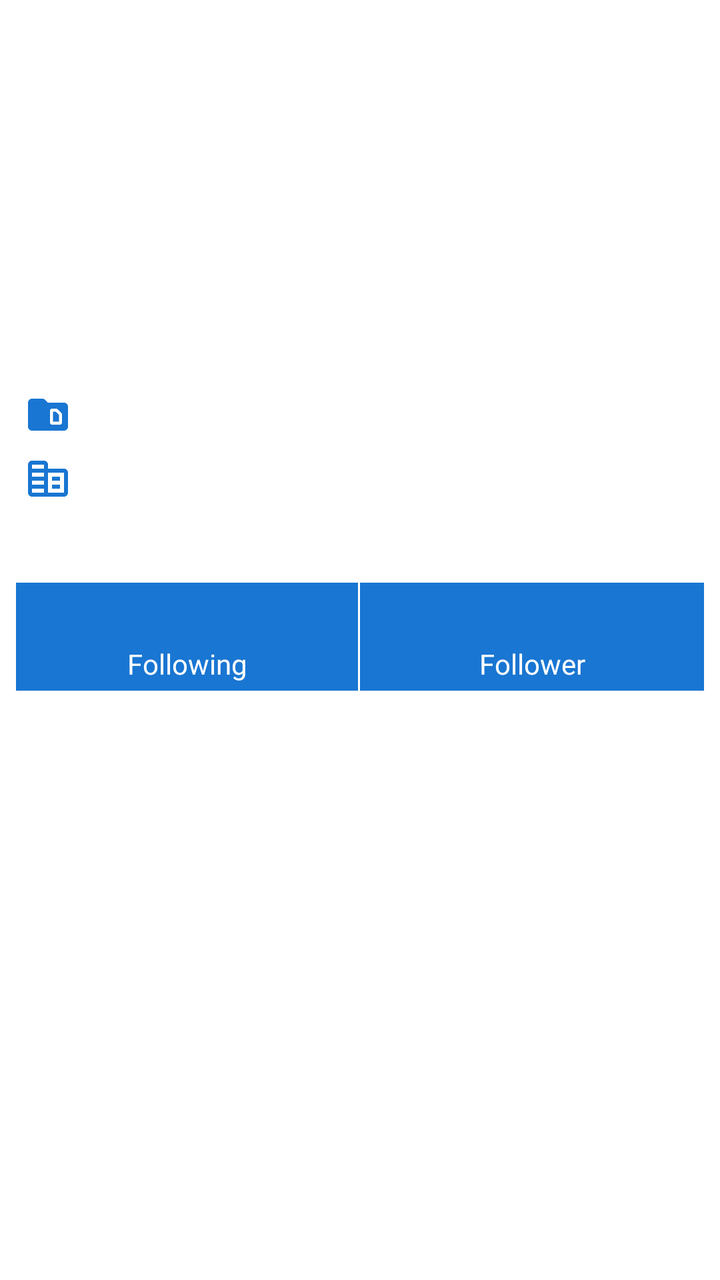
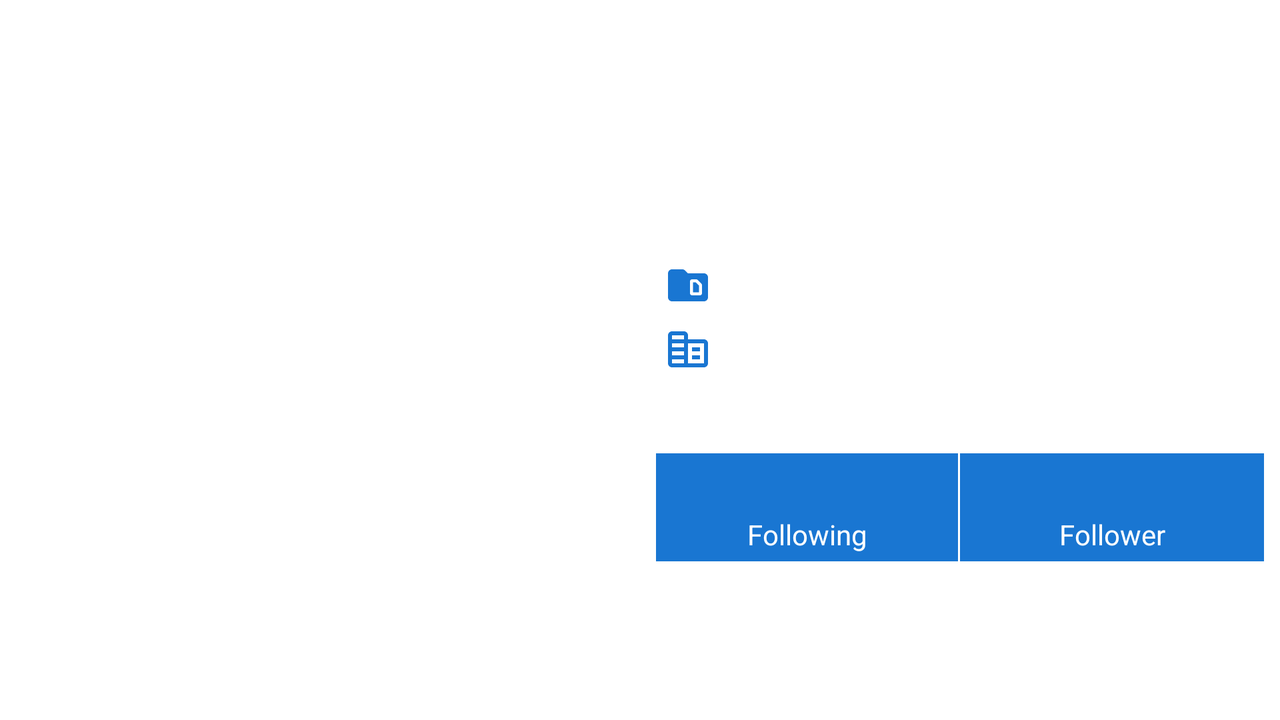

One screen, two layout resources from the same app: the default and the repository's alternative for another configuration. Each is rendered where Android would select it; the XML of both is given below.
<!-- AndroidManifest.xml: application theme Theme.BFAASubmission1 -->
<!-- res/layout/activity_detail.xml -->
<?xml version="1.0" encoding="utf-8"?>
<RelativeLayout
    xmlns:android="http://schemas.android.com/apk/res/android"
    xmlns:tools="http://schemas.android.com/tools"
    android:layout_width="match_parent"
    android:layout_height="match_parent"
    tools:context=".DetailActivity">

    <ImageView
        android:id="@+id/detail_avatar"
        android:layout_width="@dimen/_120"
        android:layout_height="@dimen/_120"
        android:layout_margin="@dimen/_8"
        android:layout_centerHorizontal="true"
        android:contentDescription="@string/item_avatar" />

    <LinearLayout
        android:layout_width="match_parent"
        android:layout_height="wrap_content"
        android:orientation="vertical"
        android:padding="@dimen/_8"
        android:layout_below="@+id/detail_avatar">
        <TextView
            android:id="@+id/detail_name"
            style="@style/detailText"
            android:textStyle="bold"
            android:layout_gravity="center"/>

        <TextView
            android:id="@+id/detail_username"
            style="@style/detailText"
            android:textStyle="italic"
            android:layout_gravity="center"/>

        <RelativeLayout
            android:layout_width="match_parent"
            android:layout_height="wrap_content"
            android:padding="@dimen/_4">
            <ImageView
                android:id="@+id/detail_img_repo"
                android:layout_width="@dimen/_24"
                android:layout_height="@dimen/_24"
                android:layout_alignParentStart="true"
                android:layout_marginTop="@dimen/_4"
                android:contentDescription="@string/key_location"
                android:src="@drawable/ic_repo" />

            <TextView
                android:id="@+id/detail_repo"
                android:layout_width="match_parent"
                android:layout_height="wrap_content"
                android:layout_alignBaseline="@+id/detail_img_repo"
                android:layout_marginStart="@dimen/_8"
                android:layout_marginTop="@dimen/_4"
                android:layout_toEndOf="@+id/detail_img_repo"/>
        </RelativeLayout>

        <RelativeLayout
            android:layout_width="match_parent"
            android:layout_height="wrap_content"
            android:padding="@dimen/_4">

            <ImageView
                android:id="@+id/detail_img_company"
                android:layout_width="@dimen/_24"
                android:layout_height="@dimen/_24"
                android:layout_alignParentStart="true"
                android:contentDescription="@string/key_location"
                android:src="@drawable/ic_company" />

            <TextView
                android:id="@+id/detail_company"
                android:layout_width="match_parent"
                android:layout_height="wrap_content"
                android:layout_alignBaseline="@+id/detail_img_company"
                android:layout_marginStart="@dimen/_8"
                android:layout_toEndOf="@+id/detail_img_company"/>

        </RelativeLayout>

        <RelativeLayout
            android:layout_width="match_parent"
            android:layout_height="wrap_content"
            android:padding="@dimen/_4">
            <ImageView
                android:id="@+id/detail_img_location"
                android:layout_width="@dimen/_24"
                android:layout_height="@dimen/_24"
                android:layout_alignParentStart="true"
                android:layout_marginTop="@dimen/_4"
                android:contentDescription="@string/key_location"
                android:src="@drawable/ic_location_on" />

            <TextView
                android:id="@+id/detail_location"
                android:layout_width="match_parent"
                android:layout_height="wrap_content"
                android:layout_alignBaseline="@+id/detail_img_location"
                android:layout_marginStart="@dimen/_8"
                android:layout_marginTop="@dimen/_4"
                android:layout_toEndOf="@+id/detail_img_location"/>
        </RelativeLayout>

        <LinearLayout
            android:layout_width="match_parent"
            android:layout_height="wrap_content"
            android:weightSum="2"
            android:orientation="horizontal"
            android:baselineAligned="false">

            <LinearLayout
                android:layout_width="match_parent"
                android:layout_height="wrap_content"
                android:orientation="vertical"
                android:layout_weight="1">
                <TextView
                    android:id="@+id/detail_following"
                    android:layout_width="match_parent"
                    android:layout_height="wrap_content"
                    android:padding="@dimen/_4"
                    android:layout_marginEnd="@dimen/_1"
                    android:background="@color/primary_dark"
                    android:textColor="@color/white"
                    android:gravity="center"/>
                <TextView
                    android:layout_width="match_parent"
                    android:layout_height="wrap_content"
                    android:layout_marginEnd="@dimen/_1"
                    android:padding="@dimen/_4"
                    android:background="@color/primary_dark"
                    android:textColor="@color/white"
                    android:text="@string/detail_title_following"
                    android:gravity="center"/>
            </LinearLayout>

            <LinearLayout
                android:layout_width="match_parent"
                android:layout_height="wrap_content"
                android:orientation="vertical"
                android:layout_weight="1">
                <TextView
                    android:id="@+id/detail_follower"
                    android:layout_width="match_parent"
                    android:layout_height="wrap_content"
                    android:padding="@dimen/_4"
                    android:background="@color/primary_dark"
                    android:textColor="@color/white"
                    android:gravity="center"/>
                <TextView
                    android:layout_width="match_parent"
                    android:layout_height="wrap_content"
                    android:padding="@dimen/_4"
                    android:background="@color/primary_dark"
                    android:textColor="@color/white"
                    android:text="@string/detail_title_follower"
                    android:gravity="center"/>
            </LinearLayout>

        </LinearLayout>

    </LinearLayout>

</RelativeLayout>
<!-- resources referenced by this layout -->
<resources>
  <color name="primary_dark">#1976D2</color>
  <color name="white">#FFFFFFFF</color>
  <dimen name="_1">1dp</dimen>
  <dimen name="_120">120dp</dimen>
  <dimen name="_24">24dp</dimen>
  <dimen name="_4">4dp</dimen>
  <dimen name="_8">8dp</dimen>
  <!-- drawable ic_company (drawable) -->
  <vector android:height="24dp" android:tint="#1976D2"
      android:viewportHeight="24" android:viewportWidth="24"
      android:width="24dp" xmlns:android="http://schemas.android.com/apk/res/android">
      <path android:fillColor="@android:color/white" android:pathData="M12,7V5c0,-1.1 -0.9,-2 -2,-2H4C2.9,3 2,3.9 2,5v14c0,1.1 0.9,2 2,2h16c1.1,0 2,-0.9 2,-2V9c0,-1.1 -0.9,-2 -2,-2H12zM10,19H4v-2h6V19zM10,15H4v-2h6V15zM10,11H4V9h6V11zM10,7H4V5h6V7zM20,19h-8V9h8V19zM18,11h-4v2h4V11zM18,15h-4v2h4V15z"/>
  </vector>
  <!-- drawable ic_repo (drawable) -->
  <vector android:height="24dp" android:tint="#1976D2"
      android:viewportHeight="24" android:viewportWidth="24"
      android:width="24dp" xmlns:android="http://schemas.android.com/apk/res/android">
      <path android:fillColor="@android:color/white" android:pathData="M15.88,10.5l1.62,1.62v3.38l-3,0v-5H15.88zM22,8v10c0,1.1 -0.9,2 -2,2H4c-1.1,0 -2,-0.9 -2,-2L2.01,6C2.01,4.9 2.9,4 4,4h5.17c0.53,0 1.04,0.21 1.41,0.59L12,6h8C21.1,6 22,6.9 22,8zM19,11.91c0,-0.27 -0.11,-0.52 -0.29,-0.71l-1.91,-1.91C16.61,9.11 16.35,9 16.09,9H14c-0.55,0 -1,0.45 -1,1v6c0,0.55 0.45,1 1,1l4,0c0.55,0 1,-0.45 1,-1V11.91z"/>
  </vector>
  <string name="detail_title_follower">Follower</string>
  <string name="detail_title_following">Following</string>
  <string name="item_avatar">Avatar</string>
  <string name="key_location">location</string>
  <style name="detailText">
          <item name="android:layout_width">wrap_content</item>
          <item name="android:layout_height">wrap_content</item>
          <item name="android:textSize">@dimen/s_16</item>
      </style>
  <style name="Theme.BFAASubmission1" parent="Theme.MaterialComponents.DayNight.DarkActionBar">
          <item name="colorPrimary">@color/primary</item>
          <item name="colorPrimaryVariant">@color/primary_dark</item>
          <item name="colorOnPrimary">@color/white</item>
  
          <item name="colorSecondary">@color/secondary</item>
          <item name="colorSecondaryVariant">@color/secondary_dark</item>
          <item name="colorOnSecondary">@color/black</item>
  
          <item name="android:statusBarColor" tools:targetApi="l">?attr/colorPrimaryVariant</item>
      </style>
  <dimen name="s_16">16sp</dimen>
  <color name="primary">#2196F3</color>
  <color name="secondary">#8BC34A</color>
  <color name="secondary_dark">#689F38</color>
  <color name="black">#FF000000</color>
</resources>
<!-- res/layout-land/activity_detail.xml (the repository's variant of the layout above) -->
<!-- drawn on the phone turned sideways -->
<?xml version="1.0" encoding="utf-8"?>
<LinearLayout
    xmlns:android="http://schemas.android.com/apk/res/android"
    xmlns:tools="http://schemas.android.com/tools"
    android:layout_width="match_parent"
    android:layout_height="match_parent"
    android:orientation="horizontal"
    tools:context=".DetailActivity"
    android:baselineAligned="false">

    <RelativeLayout
        android:layout_width="match_parent"
        android:layout_height="wrap_content"
        android:layout_weight="1"
        android:layout_gravity="center">
        <ImageView
            android:id="@+id/detail_avatar"
            android:layout_width="@dimen/_200"
            android:layout_height="@dimen/_200"
            android:layout_centerInParent="true"
            android:contentDescription="@string/item_avatar" />
    </RelativeLayout>

    <LinearLayout
        android:layout_width="match_parent"
        android:layout_height="wrap_content"
        android:orientation="vertical"
        android:layout_gravity="center"
        android:padding="@dimen/_8"
        android:layout_weight="1">
        <TextView
            android:id="@+id/detail_name"
            style="@style/detailText"
            android:textStyle="bold"
            android:layout_gravity="center"/>

        <TextView
            android:id="@+id/detail_username"
            style="@style/detailText"
            android:textStyle="italic"
            android:layout_gravity="center"/>

        <RelativeLayout
            android:layout_width="match_parent"
            android:layout_height="wrap_content"
            android:padding="@dimen/_4">
            <ImageView
                android:id="@+id/detail_img_repo"
                android:layout_width="@dimen/_24"
                android:layout_height="@dimen/_24"
                android:layout_alignParentStart="true"
                android:layout_marginTop="@dimen/_4"
                android:contentDescription="@string/key_location"
                android:src="@drawable/ic_repo" />

            <TextView
                android:id="@+id/detail_repo"
                android:layout_width="match_parent"
                android:layout_height="wrap_content"
                android:layout_alignBaseline="@+id/detail_img_repo"
                android:layout_marginStart="@dimen/_8"
                android:layout_marginTop="@dimen/_4"
                android:layout_toEndOf="@+id/detail_img_repo"/>
        </RelativeLayout>

        <RelativeLayout
            android:layout_width="match_parent"
            android:layout_height="wrap_content"
            android:padding="@dimen/_4">

            <ImageView
                android:id="@+id/detail_img_company"
                android:layout_width="@dimen/_24"
                android:layout_height="@dimen/_24"
                android:layout_alignParentStart="true"
                android:contentDescription="@string/key_location"
                android:src="@drawable/ic_company" />

            <TextView
                android:id="@+id/detail_company"
                android:layout_width="match_parent"
                android:layout_height="wrap_content"
                android:layout_alignBaseline="@+id/detail_img_company"
                android:layout_marginStart="@dimen/_8"
                android:layout_toEndOf="@+id/detail_img_company"/>

        </RelativeLayout>

        <RelativeLayout
            android:layout_width="match_parent"
            android:layout_height="wrap_content"
            android:padding="@dimen/_4">
            <ImageView
                android:id="@+id/detail_img_location"
                android:layout_width="@dimen/_24"
                android:layout_height="@dimen/_24"
                android:layout_alignParentStart="true"
                android:layout_marginTop="@dimen/_4"
                android:contentDescription="@string/key_location"
                android:src="@drawable/ic_location_on" />

            <TextView
                android:id="@+id/detail_location"
                android:layout_width="match_parent"
                android:layout_height="wrap_content"
                android:layout_alignBaseline="@+id/detail_img_location"
                android:layout_marginStart="@dimen/_8"
                android:layout_marginTop="@dimen/_4"
                android:layout_toEndOf="@+id/detail_img_location"/>
        </RelativeLayout>

        <LinearLayout
            android:layout_width="match_parent"
            android:layout_height="wrap_content"
            android:weightSum="2"
            android:orientation="horizontal"
            android:baselineAligned="false">

            <LinearLayout
                android:layout_width="match_parent"
                android:layout_height="wrap_content"
                android:orientation="vertical"
                android:layout_weight="1">
                <TextView
                    android:id="@+id/detail_following"
                    android:layout_width="match_parent"
                    android:layout_height="wrap_content"
                    android:padding="@dimen/_4"
                    android:layout_marginEnd="@dimen/_1"
                    android:background="@color/primary_dark"
                    android:textColor="@color/white"
                    android:gravity="center"/>
                <TextView
                    android:layout_width="match_parent"
                    android:layout_height="wrap_content"
                    android:layout_marginEnd="@dimen/_1"
                    android:padding="@dimen/_4"
                    android:background="@color/primary_dark"
                    android:textColor="@color/white"
                    android:text="@string/detail_title_following"
                    android:gravity="center"/>
            </LinearLayout>

            <LinearLayout
                android:layout_width="match_parent"
                android:layout_height="wrap_content"
                android:orientation="vertical"
                android:layout_weight="1">
                <TextView
                    android:id="@+id/detail_follower"
                    android:layout_width="match_parent"
                    android:layout_height="wrap_content"
                    android:padding="@dimen/_4"
                    android:background="@color/primary_dark"
                    android:textColor="@color/white"
                    android:gravity="center"/>
                <TextView
                    android:layout_width="match_parent"
                    android:layout_height="wrap_content"
                    android:padding="@dimen/_4"
                    android:background="@color/primary_dark"
                    android:textColor="@color/white"
                    android:text="@string/detail_title_follower"
                    android:gravity="center"/>
            </LinearLayout>

        </LinearLayout>

    </LinearLayout>

</LinearLayout>
<!-- resources referenced by the variant -->
<!-- as the phone turned sideways resolves them -->
<resources>
  <color name="primary_dark">#1976D2</color>
  <color name="white">#FFFFFFFF</color>
  <dimen name="_1">1dp</dimen>
  <dimen name="_200">200dp</dimen>
  <dimen name="_24">24dp</dimen>
  <dimen name="_4">4dp</dimen>
  <dimen name="_8">8dp</dimen>
  <!-- drawable ic_company (drawable) -->
  <vector android:height="24dp" android:tint="#1976D2"
      android:viewportHeight="24" android:viewportWidth="24"
      android:width="24dp" xmlns:android="http://schemas.android.com/apk/res/android">
      <path android:fillColor="@android:color/white" android:pathData="M12,7V5c0,-1.1 -0.9,-2 -2,-2H4C2.9,3 2,3.9 2,5v14c0,1.1 0.9,2 2,2h16c1.1,0 2,-0.9 2,-2V9c0,-1.1 -0.9,-2 -2,-2H12zM10,19H4v-2h6V19zM10,15H4v-2h6V15zM10,11H4V9h6V11zM10,7H4V5h6V7zM20,19h-8V9h8V19zM18,11h-4v2h4V11zM18,15h-4v2h4V15z"/>
  </vector>
  <!-- drawable ic_repo (drawable) -->
  <vector android:height="24dp" android:tint="#1976D2"
      android:viewportHeight="24" android:viewportWidth="24"
      android:width="24dp" xmlns:android="http://schemas.android.com/apk/res/android">
      <path android:fillColor="@android:color/white" android:pathData="M15.88,10.5l1.62,1.62v3.38l-3,0v-5H15.88zM22,8v10c0,1.1 -0.9,2 -2,2H4c-1.1,0 -2,-0.9 -2,-2L2.01,6C2.01,4.9 2.9,4 4,4h5.17c0.53,0 1.04,0.21 1.41,0.59L12,6h8C21.1,6 22,6.9 22,8zM19,11.91c0,-0.27 -0.11,-0.52 -0.29,-0.71l-1.91,-1.91C16.61,9.11 16.35,9 16.09,9H14c-0.55,0 -1,0.45 -1,1v6c0,0.55 0.45,1 1,1l4,0c0.55,0 1,-0.45 1,-1V11.91z"/>
  </vector>
  <string name="detail_title_follower">Follower</string>
  <string name="detail_title_following">Following</string>
  <string name="item_avatar">Avatar</string>
  <string name="key_location">location</string>
  <style name="detailText">
          <item name="android:layout_width">wrap_content</item>
          <item name="android:layout_height">wrap_content</item>
          <item name="android:textSize">@dimen/s_16</item>
      </style>
  <style name="Theme.BFAASubmission1" parent="Theme.MaterialComponents.DayNight.DarkActionBar">
          <item name="colorPrimary">@color/primary</item>
          <item name="colorPrimaryVariant">@color/primary_dark</item>
          <item name="colorOnPrimary">@color/white</item>
  
          <item name="colorSecondary">@color/secondary</item>
          <item name="colorSecondaryVariant">@color/secondary_dark</item>
          <item name="colorOnSecondary">@color/black</item>
  
          <item name="android:statusBarColor" tools:targetApi="l">?attr/colorPrimaryVariant</item>
      </style>
  <dimen name="s_16">16sp</dimen>
  <color name="primary">#2196F3</color>
  <color name="secondary">#8BC34A</color>
  <color name="secondary_dark">#689F38</color>
  <color name="black">#FF000000</color>
</resources>
